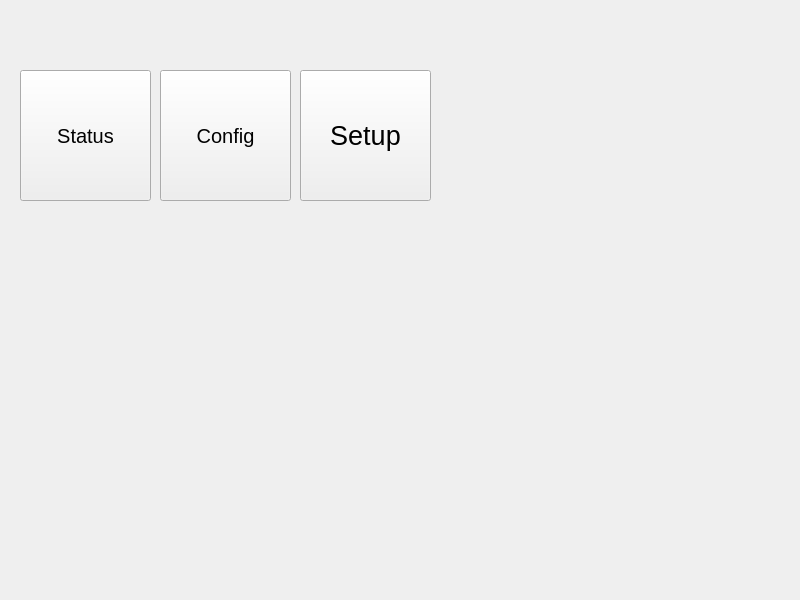
<?xml version="1.0" encoding="UTF-8"?>
<ui version="4.0">
 <class>MainMenuePanel</class>
 <widget class="QWidget" name="MainMenuePanel">
  <property name="geometry">
   <rect>
    <x>0</x>
    <y>0</y>
    <width>800</width>
    <height>600</height>
   </rect>
  </property>
  <property name="windowTitle">
   <string>Form</string>
  </property>
  <property name="styleSheet">
   <string notr="true">&lt;align='center'&gt;</string>
  </property>
  <widget class="QToolButton" name="button_vehicle_setup">
   <property name="geometry">
    <rect>
     <x>300</x>
     <y>70</y>
     <width>131</width>
     <height>131</height>
    </rect>
   </property>
   <property name="font">
    <font>
     <pointsize>20</pointsize>
    </font>
   </property>
   <property name="toolTip">
    <string>Vechile setup wizzard</string>
   </property>
   <property name="statusTip">
    <string>Vechile setup wizzard</string>
   </property>
   <property name="autoFillBackground">
    <bool>false</bool>
   </property>
   <property name="text">
    <string>Setup</string>
   </property>
   <property name="icon">
    <iconset>
     <normaloff>../../../resources/setup.png</normaloff>../../../resources/setup.png</iconset>
   </property>
   <property name="iconSize">
    <size>
     <width>100</width>
     <height>100</height>
    </size>
   </property>
   <property name="toolButtonStyle">
    <enum>Qt::ToolButtonTextUnderIcon</enum>
   </property>
   <property name="autoRaise">
    <bool>false</bool>
   </property>
  </widget>
  <widget class="QToolButton" name="button_vehicle_configuration">
   <property name="geometry">
    <rect>
     <x>160</x>
     <y>70</y>
     <width>131</width>
     <height>131</height>
    </rect>
   </property>
   <property name="font">
    <font>
     <pointsize>15</pointsize>
    </font>
   </property>
   <property name="toolTip">
    <string>Vehicle configuration</string>
   </property>
   <property name="statusTip">
    <string>Vehicle configuration</string>
   </property>
   <property name="autoFillBackground">
    <bool>false</bool>
   </property>
   <property name="text">
    <string>Config</string>
   </property>
   <property name="icon">
    <iconset>
     <normaloff>../../../resources/configuration.png</normaloff>../../../resources/configuration.png</iconset>
   </property>
   <property name="iconSize">
    <size>
     <width>100</width>
     <height>100</height>
    </size>
   </property>
   <property name="toolButtonStyle">
    <enum>Qt::ToolButtonTextUnderIcon</enum>
   </property>
   <property name="autoRaise">
    <bool>false</bool>
   </property>
  </widget>
  <widget class="QToolButton" name="button_vehicle_status">
   <property name="geometry">
    <rect>
     <x>20</x>
     <y>70</y>
     <width>131</width>
     <height>131</height>
    </rect>
   </property>
   <property name="font">
    <font>
     <pointsize>15</pointsize>
    </font>
   </property>
   <property name="toolTip">
    <string>Vehicle status</string>
   </property>
   <property name="statusTip">
    <string>Vehicle status</string>
   </property>
   <property name="autoFillBackground">
    <bool>false</bool>
   </property>
   <property name="text">
    <string>Status</string>
   </property>
   <property name="icon">
    <iconset>
     <normaloff>../../../resources/info.png</normaloff>../../../resources/info.png</iconset>
   </property>
   <property name="iconSize">
    <size>
     <width>100</width>
     <height>100</height>
    </size>
   </property>
   <property name="toolButtonStyle">
    <enum>Qt::ToolButtonTextUnderIcon</enum>
   </property>
   <property name="autoRaise">
    <bool>false</bool>
   </property>
  </widget>
 </widget>
 <resources/>
 <connections/>
</ui>
